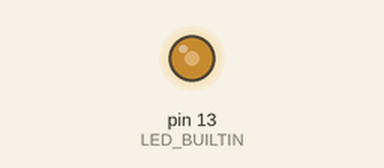
A sketch run on a simulated Arduino Uno, built with avr-gcc and run on an emulated ATmega328P. On the bench: output pins drawn as LEDs (lit = HIGH).

Above: at 0.05 s.
At 1.1 s:
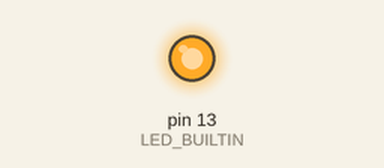
At 2.15 s:
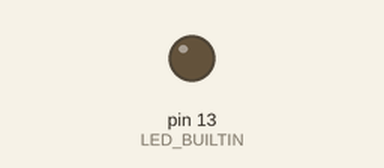
Timing chart, 0 to 5.0 s (numbered marks = the images above):
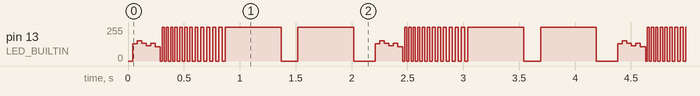

The sketch:

Blink.ino
```cpp
// initiliaze variables
int _delay = 0;

void setup() {
  // put your setup code here, to run once:

  // initialize digital pin LED_BUILTIN as an output.
  pinMode(LED_BUILTIN, OUTPUT);
}

void loop() {
// put your main code here, to run repeatedly:
_delay = 0;


while(_delay < 30){
  digitalWrite(LED_BUILTIN, HIGH);
  delay(_delay);
  digitalWrite(LED_BUILTIN, LOW);
  delay(_delay);

  _delay++;
}

digitalWrite(LED_BUILTIN, HIGH);
delay(500);
digitalWrite(LED_BUILTIN, LOW);
delay(150);

digitalWrite(LED_BUILTIN, HIGH);
delay(500);
digitalWrite(LED_BUILTIN, LOW);
delay(150);

}
```

Measured:
- by itself, pin 13 (LED_BUILTIN): moves between 0/255 and 255/255, repeating every 2.2 s
